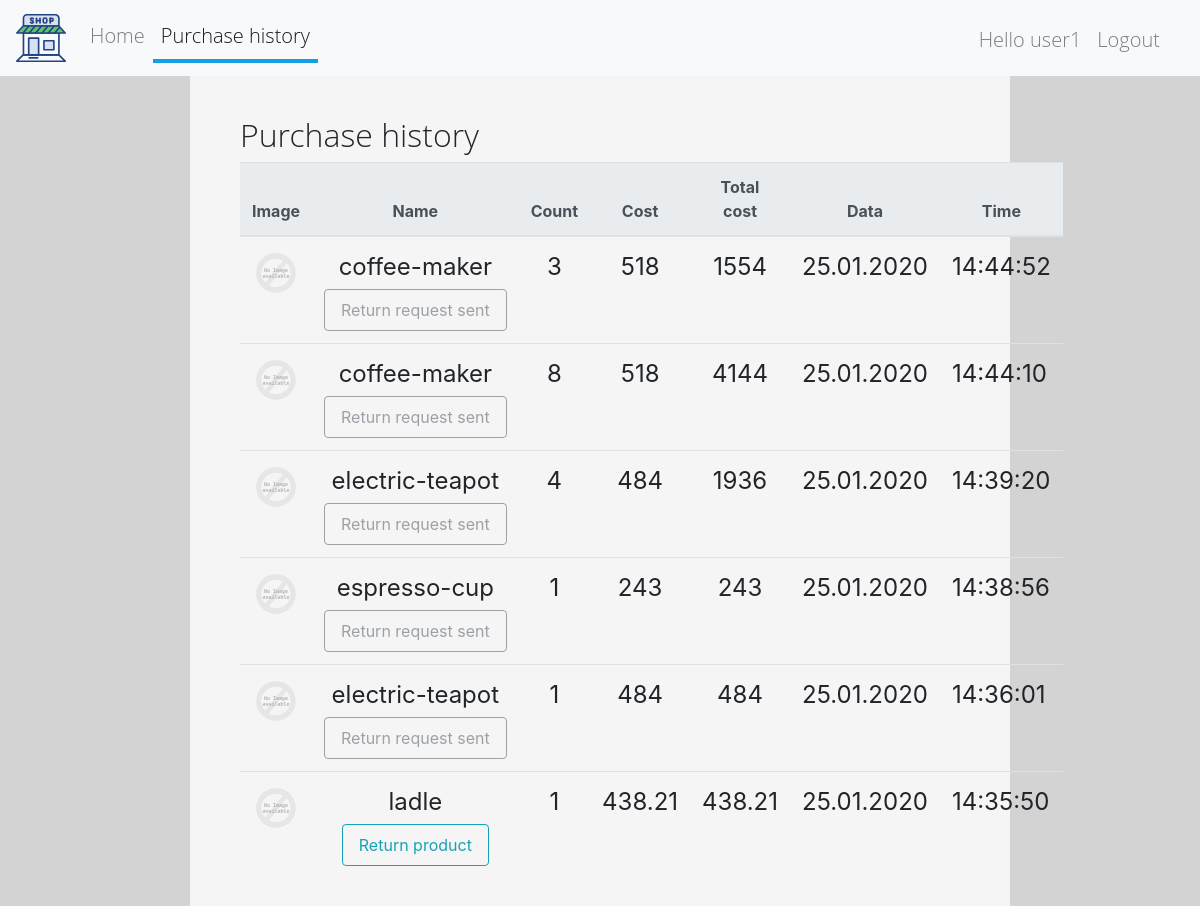
The app's page /purchase_list/ (signed in) with its own data.
### shop/models.py (models this page shows, shortened)
class Purchase(models.Model):
    buyer = models.ForeignKey(User, on_delete=models.DO_NOTHING)
    product = models.ForeignKey(
        to=Product,
        on_delete=models.DO_NOTHING,
        related_name='product')
    count = models.PositiveIntegerField()
    time = models.DateTimeField(auto_now_add=True)

class Product(models.Model):
    name = models.CharField(max_length=50)
    description = models.CharField(max_length=256)
    price = models.DecimalField(
        decimal_places=2,
        max_digits=12,
        validators=[MinValueValidator(Decimal('0.00'))])
    photo = models.FileField(upload_to='shop/product_image/')
    count = models.PositiveIntegerField()

### shop/views.py (the view)
# urls.py: path('purchase_list/', PurchaseList.as_view(), name='purchase_list'), # todo try
class PurchaseList(FormMixin, ListView):
    template_name = 'shop/purchase/list.html'
    model = models.Purchase
    context_object_name = 'purchases'
    paginate_by = 6
    ordering = '-time'
    page_kwarg = 'page'
    form_class = forms.ReturnCreateForm
    success_url = '/purchase_list/'
    def get_queryset(self):
        qs = super().get_queryset()
        qs = qs.annotate(post_time=F('purchase__post_time'))
        qs = qs.annotate(total=ExpressionWrapper(
            F('count') * F('product__price'), output_field=DecimalField()))
        return qs

### shop/templates/shop/purchase/list.html (shortened to what this page needs)
{% extends 'shop/page_item/base.html' %}
{% load staticfiles %}
{% block content %}
    {% if user.is_authenticated %}
        <div class="col-md-8 col-sm-8 col-12 col box">
            <h2>Purchase history</h2>
            <div class="card-group mx-0 px-0">
                <table class="table table-hover">
                    <thead class="thead-light">
                    <tr>
                        <th scope="col" class="text-center">Image</th>
                        <th scope="col" class="text-center">Name</th>
                        <th scope="col" class="text-center">Count</th>
                        <th scope="col" class="text-center">Cost</th>
                        <th scope="col" class="text-center">Total cost</th>
                        <th scope="col" class="text-center">Data</th>
                        <th scope="col" class="text-center">Time</th>
                    </tr>
                    </thead>
                    <tbody class="purchase-list">
                    {% for purchase in purchases %}
                        <tr>
                            <td scope="row" class="text-center">
                                <img src="{{ MEDIA_URL }}{{ purchase.product.photo }}" alt="no image"
                                     onerror="if (this.src != 'static/images/alt.svg') this.src = '{% static "images/alt.svg" %}'"
                                >
                            </td>
                            <td class="text-center">
                                {{ purchase.product.name }}
                                {% include 'shop/return/create_form.html' %}
                            </td>
                            <td class="text-center">{{ purchase.count }}</td>
                            <td class="text-center">{{ purchase.product.price|floatformat:"-2" }}</td>
                            <td class="text-center">{{ purchase.total|floatformat:"-2" }}</td>
                            <td>{{ purchase.time|date:"d.m.Y" }}</td>
                            <td>{{ purchase.time|date:"H:i:s" }}</td>
                        </tr>
                    {% empty %}
                        <tr>
                            <td>no purchases</td>
                        </tr>
                    {% endfor %}
                </table>
            </div>
        </div>
    {% endif %}
{% endblock content %}

### shop/templates/shop/page_item/navbar.html
{% load staticfiles %}
<nav class="navbar navbar-expand-lg navbar-expand navbar-light bg-light ">
    <div class="collapse navbar-collapse">
        <a class="navbar-brand" href="#">
            <img src="{% static 'images/shop.svg' %}" width="50" height="50" alt="">
        </a>
        <ul class="navbar-nav pl-0 mr-auto">
            <li class="nav-item">
                <a class="nav-link" href="{% url 'shop:index' %}">Home</a>
            </li>
            {% if user.is_authenticated %}
                {% if user.is_superuser %}
                    <li class="nav-item">
                        <a class="nav-link" href="{% url 'shop:product_create' %}">Create product</a>
                    </li>
                    <li class="nav-item">
                        <a class="nav-link" href="{% url 'shop:return_list' %}">Return list</a>
                    </li>
                {% else %}
                    <li class="nav-item">
                        <a class="nav-link" href="{% url 'shop:purchase_list'%}">Purchase history</a>
                    </li>
                {% endif %}
            {% endif %}
        </ul>
        <ul class="navbar-nav pl-0 pb-0 mt-2 mr-3" style="height: 50px">
            {% if not user.is_authenticated %}
                <p class="navbar-text mx-2" id="nav-text">Hello Guest</p>
                <li class="nav-item">
                    <a class="nav-link" href="{% url 'shop:user_create' %}">Register</a>
                </li>
                <p class="navbar-text mx-2"> or </p>
                <li class="nav-item">
                    <a class="nav-link" href="{% url 'shop:user_login' %}">Login</a>
                </li>
            {% else %}
                <p class="nav-item nav-link">Hello {{ user }}</p>
                <li class="nav-item">
                    <a class="nav-link" href="{% url 'shop:user_logout' %}">Logout</a>
                </li>
            {% endif %}
        </ul>
    </div>
</nav>

### shop/templates/shop/return/create_form.html (shortened to what this page needs)
<div class="mx-auto mt-1">
    <form action="{% url 'shop:return_create' %}" method="post">
        {% if purchase.post_time %}
            <button type="submit" disabled class="nav-link btn btn-outline-secondary mx-auto">
                Return request sent
            </button>
        {% else %}
            <button type="submit" class="nav-link btn btn-outline-info mx-auto">
                Return product
            </button>
        {% endif %}
    </form>
</div>

### files/static/css/style.css (style rules this page uses)
body { background-color: lightgrey; }
h2 { font-family: "Open Sans Light", sans-serif; }
p { font-family: "Open Sans Light", sans-serif; font-size: 20px; }
li { font-family: "Open Sans Light", sans-serif; font-size: 20px; }
.box { background-color: whitesmoke; padding: 40px 50px 50px; }
.nav-link.active { border-bottom: 4px solid #149ee6; }
.nav-item { font-family: "Open Sans Light", sans-serif; font-size: 20px; }
.btn { white-space: nowrap; }
.purchase-list td { font-size: 150%; }

### records on screen
Purchase: product.name "coffee-maker", shows "Return request sent", count "3", product.price "518", total "1554", time "25.01.2020", time "14:44:52"
Purchase: product.name "coffee-maker", shows "Return request sent", count "8", product.price "518", total "4144", time "25.01.2020", time "14:44:10"
Purchase: product.name "electric-teapot", shows "Return request sent", count "4", product.price "484", total "1936", time "25.01.2020", time "14:39:20"
Purchase: product.name "espresso-cup", shows "Return request sent", count "1", product.price "243", total "243", time "25.01.2020", time "14:38:56"
Purchase: product.name "electric-teapot", shows "Return request sent", count "1", product.price "484", total "484", time "25.01.2020", time "14:36:01"
Purchase: product.name "ladle", shows "Return product", count "1", product.price "438.21", total "438.21", time "25.01.2020", time "14:35:50"

### other values on screen
{{ user }} "user1"
